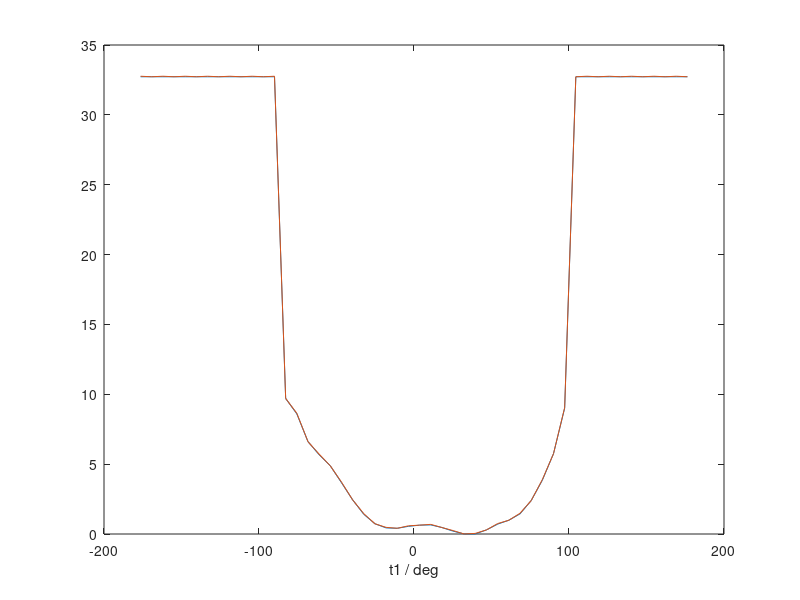

Reproduce this figure in MATLAB.
x = [-176.4 -169.2 -162 -154.8 -147.6 -140.4 -133.2 -126 -118.8 -111.6 -104.4 -97.2 -90 -82.8 -75.6 -68.4 -61.2 -54 -46.8 -39.6 -32.4 -25.2 -18 -10.8 -3.6 3.6 10.8 18 25.2 32.4 39.6 46.8 54 61.2 68.4 75.6 82.8 90 97.2 104.4 111.6 118.8 126 133.2 140.4 147.6 154.8 162 169.2 176.4 ];
u1 = load('./U_MD.dat');
u2 = load('./POMF.dat');
plot(x,u1,x,u2);
xlabel('t1 / deg');
